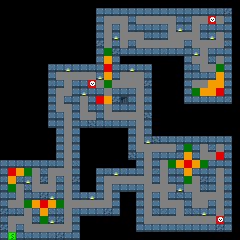

Rendered tile map (Tiled .tmx) drawn with the repository's tilesets; below, a short description and the map source with its tile grids summarised:
An orthogonal 30x30 tile map with 8x8 px tiles, 5 tile layers (Floor, Walls, Objects, Graph2, ...).

<map version="1.0" tiledversion="1.0.2" orientation="orthogonal" renderorder="right-down" width="30" height="30" tilewidth="8" tileheight="8" nextobjectid="1">
 <properties>
  <property name="frameColor" type="color" value="#ff690092" />
  <property name="gridColor" type="color" value="#ffa000a1" />
  <property name="maxZoom" type="float" value="12" />
  <property name="testColor" type="color" value="" />
  <property name="worldScale" type="float" value="2" />
 </properties>
 <tileset firstgid="1" name="graph-test-8x8" tilewidth="8" tileheight="8" spacing="1" tilecount="90" columns="15">
  <image source="graphtest-8x8.png" trans="800080" width="134" height="53" />
  <tile id="0" probability="0.8">
   <properties>
    <property name="strength" type="float" value="0" />
    <property name="type" value="walls" />
   </properties>
  </tile>
  <tile id="1" probability="0.1">
   <properties>
    <property name="strength" type="float" value="0" />
    <property name="type" value="walls" />
   </properties>
  </tile>
  <tile id="2" type="light" probability="0.01">
   <properties>
    <property name="light" type="bool" value="true" />
    <property name="strength" type="float" value="0" />
    <property name="type" value="walls" />
   </properties>
  </tile>
  <tile id="3" probability="0.02">
   <properties>
    <property name="strength" type="float" value="0.5" />
    <property name="type" value="walls" />
   </properties>
  </tile>
  <tile id="4">
   <properties>
    <property name="type" value="floor" />
   </properties>
  </tile>
  <tile id="5">
   <properties>
    <property name="type" value="" />
   </properties>
  </tile>
  <tile id="6">
   <properties>
    <property name="type" value="" />
   </properties>
  </tile>
  <tile id="7">
   <properties>
    <property name="type" value="" />
   </properties>
  </tile>
  <tile id="8" type="path">
   <properties>
    <property name="walkable" type="bool" value="true" />
    <property name="weight" type="float" value="1" />
   </properties>
  </tile>
  <tile id="9" type="hotspot">
   <properties>
    <property name="walkable" type="bool" value="true" />
    <property name="weight" type="float" value="500" />
   </properties>
  </tile>
  <tile id="10" type="hiding">
   <properties>
    <property name="walkable" type="bool" value="true" />
    <property name="weight" type="float" value="200" />
   </properties>
  </tile>
  <tile id="15" probability="0.02">
   <properties>
    <property name="strength" type="float" value="0" />
    <property name="type" value="walls" />
   </properties>
  </tile>
  <tile id="16" probability="0.025">
   <properties>
    <property name="type" value="floor" />
   </properties>
  </tile>
  <tile id="17" probability="0.5">
   <properties>
    <property name="type" value="floor" />
   </properties>
  </tile>
  <tile id="18" probability="0.066">
   <properties>
    <property name="type" value="floor" />
   </properties>
  </tile>
  <tile id="19">
   <properties>
    <property name="type" value="floor" />
   </properties>
  </tile>
  <tile id="20">
   <properties>
    <property name="name" value="HoleBlue" />
    <property name="type" value="" />
   </properties>
  </tile>
  <tile id="21">
   <properties>
    <property name="type" value="" />
   </properties>
  </tile>
  <tile id="22">
   <properties>
    <property name="type" value="" />
   </properties>
  </tile>
  <tile id="23" type="doorway">
   <properties>
    <property name="walkable" type="bool" value="true" />
    <property name="weight" type="float" value="25" />
   </properties>
  </tile>
  <tile id="24">
   <properties>
    <property name="walkable" type="bool" value="true" />
    <property name="weight" type="float" value="1" />
   </properties>
  </tile>
  <tile id="30" probability="0.025">
   <properties>
    <property name="strength" type="float" value="0" />
    <property name="type" value="walls" />
   </properties>
  </tile>
  <tile id="31" probability="0.035">
   <properties>
    <property name="name" value="" />
    <property name="type" value="floor" />
   </properties>
  </tile>
  <tile id="32">
   <properties>
    <property name="name" value="" />
    <property name="type" value="" />
   </properties>
  </tile>
  <tile id="33">
   <properties>
    <property name="type" value="" />
   </properties>
  </tile>
  <tile id="34">
   <properties>
    <property name="type" value="" />
   </properties>
  </tile>
  <tile id="35">
   <properties>
    <property name="type" value="" />
   </properties>
  </tile>
  <tile id="36">
   <properties>
    <property name="type" value="floor" />
   </properties>
  </tile>
  <tile id="37">
   <properties>
    <property name="type" value="" />
   </properties>
  </tile>
  <tile id="45">
   <properties>
    <property name="strength" type="float" value="0" />
    <property name="type" value="walls" />
   </properties>
  </tile>
  <tile id="46" probability="0.05">
   <properties>
    <property name="strength" type="float" value="0" />
    <property name="type" value="walls" />
   </properties>
  </tile>
  <tile id="47">
   <properties>
    <property name="light" type="bool" value="true" />
    <property name="strength" type="float" value="0" />
    <property name="type" value="walls" />
   </properties>
  </tile>
  <tile id="48" probability="0.04">
   <properties>
    <property name="strength" type="float" value="0.5" />
    <property name="type" value="walls" />
   </properties>
  </tile>
  <tile id="49">
   <properties>
    <property name="type" value="" />
   </properties>
  </tile>
  <tile id="50">
   <properties>
    <property name="type" value="" />
   </properties>
  </tile>
  <tile id="51">
   <properties>
    <property name="type" value="" />
   </properties>
  </tile>
  <tile id="52">
   <properties>
    <property name="type" value="" />
   </properties>
  </tile>
  <tile id="60" probability="0.035">
   <properties>
    <property name="strength" type="float" value="0" />
    <property name="type" value="walls" />
   </properties>
  </tile>
  <tile id="61" probability="0.035">
   <properties>
    <property name="type" value="floor" />
   </properties>
  </tile>
  <tile id="62" probability="0.35">
   <properties>
    <property name="type" value="floor" />
   </properties>
  </tile>
  <tile id="63" probability="0.025">
   <properties>
    <property name="type" value="floor" />
   </properties>
  </tile>
  <tile id="64">
   <properties>
    <property name="type" value="floor" />
   </properties>
  </tile>
  <tile id="65">
   <properties>
    <property name="type" value="" />
   </properties>
  </tile>
  <tile id="66">
   <properties>
    <property name="type" value="" />
   </properties>
  </tile>
  <tile id="67">
   <properties>
    <property name="type" value="" />
   </properties>
  </tile>
  <tile id="69" type="spawn" />
  <tile id="75" probability="0.02">
   <properties>
    <property name="strength" type="float" value="0" />
    <property name="type" value="walls" />
   </properties>
  </tile>
  <tile id="76" probability="0.015">
   <properties>
    <property name="type" value="floor" />
   </properties>
  </tile>
  <tile id="77">
   <properties>
    <property name="type" value="" />
   </properties>
  </tile>
  <tile id="78">
   <properties>
    <property name="type" value="" />
   </properties>
  </tile>
  <tile id="79">
   <properties>
    <property name="type" value="" />
   </properties>
  </tile>
  <tile id="80">
   <properties>
    <property name="type" value="" />
   </properties>
  </tile>
  <tile id="81">
   <properties>
    <property name="type" value="" />
   </properties>
  </tile>
  <tile id="82">
   <properties>
    <property name="type" value="" />
   </properties>
  </tile>
  <tile id="83" type="goal">
   <properties>
    <property name="type" value="goal-start" />
    <property name="weight" type="float" value="-1000" />
   </properties>
  </tile>
  <tile id="84" type="goal">
   <properties>
    <property name="type" value="goal-end" />
    <property name="weight" type="float" value="1000" />
   </properties>
  </tile>
 </tileset>
 <layer name="Floor" width="30" height="30">
  <data>[900 cells, 517 non-empty, 5 distinct tile ids]</data>
 </layer>
 <layer name="Walls" width="30" height="30">
  <data>[900 cells, 316 non-empty, 6 distinct tile ids]</data>
 </layer>
 <layer name="Objects" width="30" height="30">
  <data>[900 cells, 7 non-empty, 3 distinct tile ids]</data>
 </layer>
 <layer name="Graph2" width="30" height="30">
  <data>[900 cells, 220 non-empty, 5 distinct tile ids]</data>
 </layer>
 <layer name="Spawn" width="30" height="30">
  <properties>
   <property name="type" value="debug" />
  </properties>
  <data>[900 cells, 3 non-empty, 1 distinct tile ids]</data>
 </layer>
</map>
